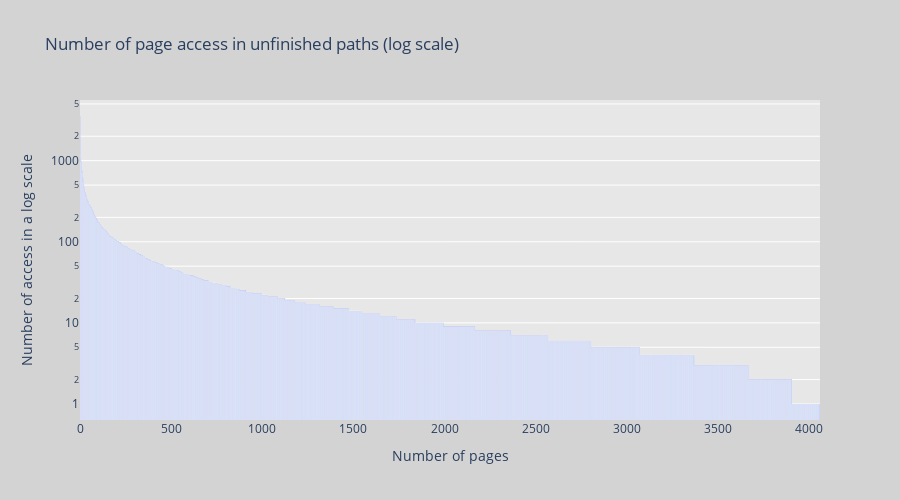

Write notebook code for a chart like this one.
### Markdown cell above
### Same for the unfinished paths

### Code cell
pages_unfinished = list(paths_count_unfinished.keys())
counts_unfinished = list(paths_count_unfinished.values())
num_pages_unfinished = len(pages_unfinished)
page_indices_unfinished = list(range(num_pages_unfinished))


fig = go.Figure()
fig.add_trace(go.Bar(
    x=page_indices_unfinished,
    y=counts_unfinished,
    marker=dict(color='blue'),
    hovertemplate='<b>Number of pages:</b> %{x}<br><b>Number of access:</b> %{y}<extra></extra>'
))

fig.update_layout(
    xaxis=dict(title='Number of pages'),
    yaxis=dict(title='Number of access in a log scale', type='log'),
    title='Number of page access in unfinished paths (log scale)',
    width=900,
    height=500,
    plot_bgcolor='rgba(240, 240, 240, 0.7)', 
    paper_bgcolor='lightgrey',  
)

fig.show()

### Figure 1 — Plotly figure (JSON) as saved in the notebook; plotly's stock layout.template omitted (floating-point values rounded to 4 significant figures; data arrays with more than 128 entries replaced by an {"elided": "..."} marker saying what was removed)
{"data": [{"hovertemplate": "<b>Number of pages:</b> %{x}<br><b>Number of access:</b> %{y}<extra></extra>", "marker": {"color": "blue"}, "type": "bar", "x": {"elided": "4061 int values"}, "y": {"elided": "4061 int values"}}], "layout": {"height": 500, "paper_bgcolor": "lightgrey", "plot_bgcolor": "rgba(240, 240, 240, 0.7)", "title": {"text": "Number of page access in unfinished paths (log scale)"}, "width": 900, "xaxis": {"title": {"text": "Number of pages"}}, "yaxis": {"title": {"text": "Number of access in a log scale"}, "type": "log"}}}
